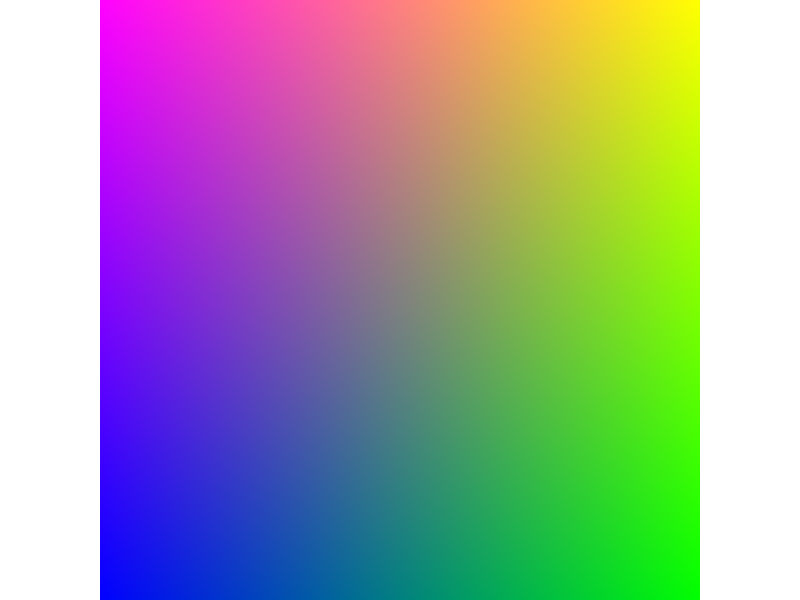

Write the MATLAB code that produced this figure.

% Morgan Burrows
% CSCI 1320
% Sec. 0103
% 13-Feb-2015
% Assignment 5
% Question 2

% this script creates a 256x256 image of gradiated colors

imager = meshgrid(1:256);
image(:,:,1) = rot90((imager)/256);
% the above two lines specify the layout of the values of RED
imageg = meshgrid(1:256);
image(:,:,2) = imageg/256;
% the above two lines specify the layout of the values of GREEN
imageb = fliplr(meshgrid(1:256));
image(:,:,3) = imageb/256;
% the above two lines specify the layout of the values of BLUE
imshow(image)
% present the image
set(gca,'Position',[0 0 1 1])
% set the image in a viewable size
